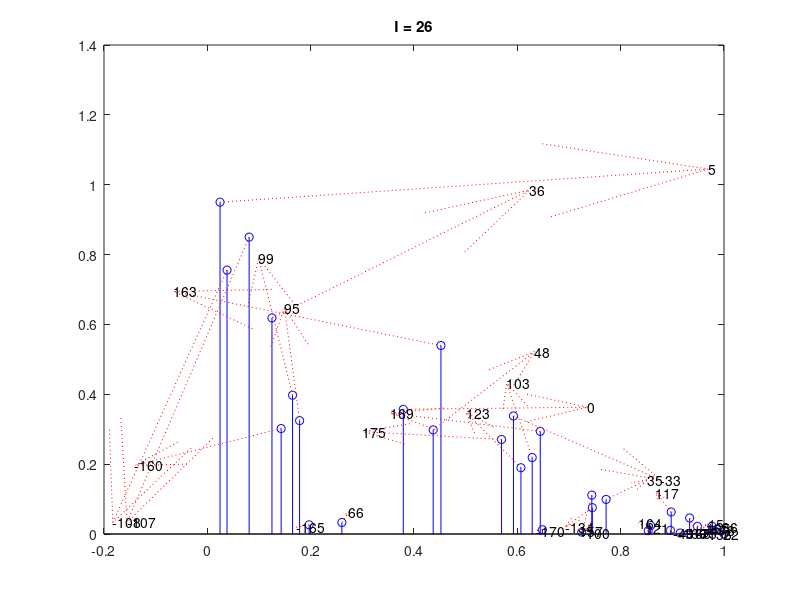

Write the MATLAB code that produced this figure. (Note: this script raises an error after producing the figure.)
function [w,x,y,Fs] = fakeIR( Fs, plottit )

if nargin < 1
	Fs = 44100;
end
if nargin < 2
	plottit = true;
end

warning( 'off','MATLAB:dispatcher:pathWarning' );
addpath(genpath('C:\User Files\GoogleDrive\XFER\funcs'));
addpath(genpath('C:\User Files\GoogleDrive\XFER\kbmatlab'));
addpath(genpath('/Users/kennethbrown/GoogleDrive/XFER/funcs'));
addpath(genpath('/Users/kennethbrown/GoogleDrive/XFER/kbmatlab'));


nitems = 35;
dur = 1.0;
ns = floor(dur*Fs);

p.lbrts=get(0, 'MonitorPositions');
try
	p.lbwh=p.lbrts(2,:)+[ ( p.lbrts(1,1)-p.lbrts(2,1) ) 0 0 0 ];
catch %#ok<CTCH> %single mon eg remote access
	p.lbwh=p.lbrts(1,:);
end

Wo = 1; Xo = 2; Yo = 3; Zo = 4; No = 4;

%{
W=S/sqrt(2)
X=S*cos(theta)*cos(phi)
Y=S*sin(theta)*cos(phi)
Z=S*sin(phi);
%}


%{
Damians notes: let eS = some rand almost descending event deltas at times t,
remainder of eventual signal will be 0;
let theta be some rand angles, per event.
eIR(Wo,1:nevents) = sqrt(2).*eS;
eIR(Xo,1:nvents) = eS.*cos(angles);
eIR(Yo,1:nvents) = eS.*sin(angles);
eIR(Zo,:) = 0;
%}

for i = 26  % make range to test diff rngs
%for i = 1:100  % make range to test diff rngs



	if 1
	IRo=zeros(No,nitems);
	rng(i);
	ra = rand( 1,nitems );
	angles = ( ra * 2 * pi ) - (pi);
	angles(1) = 0.1;

	rb = rand( 1,nitems )*90;
	times = rb;
	times = sort(times);
	times = log(10+times)-log(10);
	times = times-min(times);
	times = times+(1/20);
	times = times*dur/max(abs(times));

	offsets = max( floor( times * Fs ),1 );

	rc = rand( 1,nitems );
	mainlevels = ( rc .* (dur-times) );
	mainlevels = mainlevels-min(mainlevels);
	mainlevels = 0.85 * mainlevels / max(mainlevels);
	mainlevels(1) = .95;
	end

	if 0
	nitems = 6;
	IRo=zeros(No,nitems);
	angles = pi*[0 .5 1.0 1.5 2.0 2.5 ];
	times = [.2 .4 .6 .7 .8 .85 ];
	mainlevels = [.9 .8 .5 .6 .4 .2];
	end

	IRo(Wo,:) = sqrt(2).*mainlevels;
	IRo(Xo,:) = mainlevels.*cos(angles);
	IRo(Yo,:) = mainlevels.*sin(angles);

	if plottit
		figure;
		stem(times,mainlevels,'-ob');
		fullscn2(gcf);
		hold all;
		U = IRo(Xo,:);
		V = IRo(Yo,:);
		quiver( times, mainlevels, U, V, 0, ':r' );
		title( sprintf( 'I = %d', i ) );
		
		headlocs(2,:) = mainlevels + IRo(Yo,:);
		headlocs(1,:) = times + IRo(Xo,:);
		for jj=1:nitems
			text( headlocs(1,jj), headlocs(2,jj), sprintf('%g',floor(angles(jj)*180/pi)) );
		end
		fNOP();
		axis equal tight
		
	end
	w = zeros( ns,1 );
	x = zeros( ns,1 );
	y = zeros( ns,1 );
	w(offsets) = IRo(Wo,:);
	x(offsets) = IRo(Xo,:);
	y(offsets) = IRo(Yo,:);
	
	DOFILT=0;
	if DOFILT==1
		amt = 10/Fs;
		w = ksmoo( w, amt );
		x = ksmoo( x, amt );
		y = ksmoo( y, amt );
	end	
	DOFILT=0;
	if DOFILT==2
		filtfrq = 4000;
		d1 = designfilt('lowpassiir','FilterOrder',9, ...
		'HalfPowerFrequency',filtfrq/Fs,'DesignMethod','butter');
		w = filtfilt( d1,w );
		x = filtfilt( d1,x );
		y = filtfilt( d1,y );
		% no get ringing & neg componets to the IR
	end	


	if plottit && 1
		figure;
		plot( w, 'dk' ); hold on;
		plot( x, '.r' );
		plot( y, '.b' );
	end
	
	fNOP();
	
end

disp('Fin');

% gavins event onset method pseudocode:
% events = finddescendingzerocrossings(diff(qqqfilt( hilbert( IR(Wo,:).^2 ) )));


	function fullscn2( figh )
		set(figh,'Position', p.lbwh );
	end













end